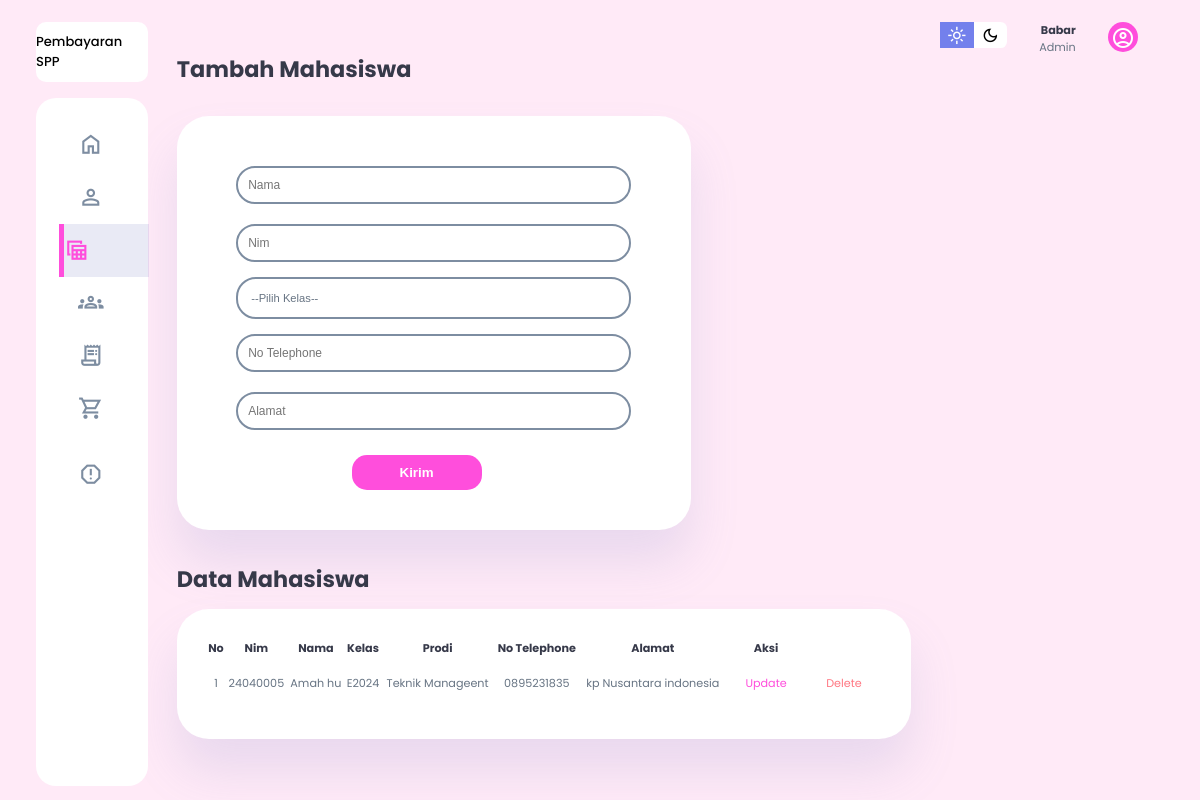
Page /pages/data_siswa.php on the committed database.
### tables this page shows
CREATE TABLE `siswa` (
  `id` int(11) NOT NULL,
  `nim` varchar(20) NOT NULL,
  `name` varchar(100) NOT NULL,
  `id_kelas` int(11) DEFAULT NULL,
  `notelp` varchar(13) NOT NULL,
  `alamat` varchar(100) NOT NULL,
  `created_at` timestamp NOT NULL DEFAULT current_timestamp()
);

CREATE TABLE `kelas` (
  `id` int(11) NOT NULL,
  `nama_kelas` varchar(10) NOT NULL,
  `prodi` varchar(35) NOT NULL,
  `created_at` timestamp NOT NULL DEFAULT current_timestamp()
);

### pages/data_siswa.php (the view, shortened to what this page needs)
<?php
include "../koneksi.php"
?>
<!DOCTYPE html>
<html lang="en">
<head>
    <link rel="stylesheet" href="../style.css">
</head>
<body>
    <div class="container">
        <aside>
            <div class="top">
                <div class="logo">
                    <h3 style="color: var(--clr-black);">Pembayaran SPP</h3>
                </div>
            </div>
            <div class="sidebar">
                <a href="../index.php">
                    <span class="material-symbols-sharp">home </span>
                </a>
                <a href="data_kelas.php">
                    <span class="material-symbols-sharp">person_outline </span>
                </a>
                <a href="data_siswa.php"  class="active">
                    <span class="material-symbols-sharp">table_view </span>
                </a>
                <a href="data_petugas.php">
                    <span class="material-symbols-sharp">groups </span>
                </a>
                <a href="data_spp.php">
                    <span class="material-symbols-sharp">receipt_long </span>
                </a>
                <a href="pembayaran.php">
                    <span class="material-symbols-sharp">shopping_cart </span>
                </a>
                <a href="laporan.php">
                    <span class="material-symbols-sharp">report_gmailerrorred </span>
                </a>
            </div>
        </aside>
        <main>
            <div style="height: 30px;"></div>
        <h2>Tambah Mahasiswa</h2>
        <div class="wrapper">
                <form action="../request/create.php" method="POST" class="kirim">
                <div style="height: 30px;"></div>
                    <div class="input-box">
                        <input type="text" placeholder="Nama" name="name" required>
                    </div>
                    <div class="input-box">
                        <input type="text" placeholder="Nim" name="nim" required>
                    </div>
                    <div class="cars">
                        <select name="id_kelas" id="cars" required>
                            <option value="">--Pilih Kelas--</option>
                        </select>
                    </div>
                    <div class="input-box">
                        <input type="text" placeholder="No Telephone" name="notelp" required>
                    </div>
                    <div class="input-box">
                        <input type="text" placeholder="Alamat" name="alamat" required>
                    </div>
                    <div style="height: 15px;"></div>
                    <button type="submit" class="btn" name="daftar_siswa"><h4>Kirim</h4></button>
                    <div style="height: 30px;"></div>
                </form>
            </div>
            <div class="recent_order">
                <h2>Data Mahasiswa</h2>
                <?php
                $no = 1;
                $query = "SELECT siswa.id AS id,
                                 siswa.nim AS nim ,
                                 siswa.name AS name,
                                 siswa.notelp AS notelp,
                                 siswa.alamat AS alamat,
                                 kelas.nama_kelas AS nama_kelas,
                                 kelas.prodi AS prodi
                FROM siswa
                JOIN kelas ON siswa.id_kelas = kelas.id" ;
                $result = mysqli_query($koneksi, $query)
                ?>
                <table>
                    <thead>
                        <tr>
                            <th>No</th>
                            <th>Nim</th>
                            <th>Nama</th>
                            <th>Kelas</th>
                            <th>Prodi</th>
                            <th>No Telephone</th>
                            <th>Alamat</th>
                            <th>Aksi</th>
                        </tr>
                    </thead>
                    <tbody>
                    <?php
                        foreach($result as $data){
                            echo"
                                <tr>
                                    <td>".$no++."</td>
                                    <td>".$data["nim"]."</td>
                                    <td>".$data["name"]."</td>
                                    <td>".$data["nama_kelas"]."</td>
                                    <td>".$data["prodi"]."</td>
                                    <td>".$data["notelp"]."</td>
                                    <td>".$data["alamat"]."</td>
                                    <td><a href='../request/update_siswa.php?id=".$data["id"]."' type='button' class='warning'>Update</a></td>
                                    <td><a href='../request/delete_siswa.php?id=".$data["id"]."' type='button' class='danger' onlick='return confirm('Yakin ingin menghapus data?')'>Delete</a></td>
                                </tr>
                            ";
                        }
                        ?>
                    </tbody>
                </table>
            </div>
        </main>
        <div class="right">
            <div class="top">
                <div class="theme-toggler">
                    <span class="material-symbols-sharp active">light_mode</span>
                    <span class="material-symbols-sharp">dark_mode</span>
                </div>
                <div class="profile">
                    <div class="info">
                        <p><b>Babar</b></p>
                        <p>Admin</p>
                    </div>
                    <div>
                        <div class="icon">
                            <span class="material-symbols-sharp">account_circle</span>
                        </div>
                    </div>
                </div>
            </div>
        </div>
    </div>
</body>
</html>

### rows in the picture
siswa: nim "24040005", name "Amah hu", id_kelas.nama_kelas "E2024", id_kelas.prodi "Teknik Manageent", notelp "0895231835", alamat "kp Nusantara indonesia"
